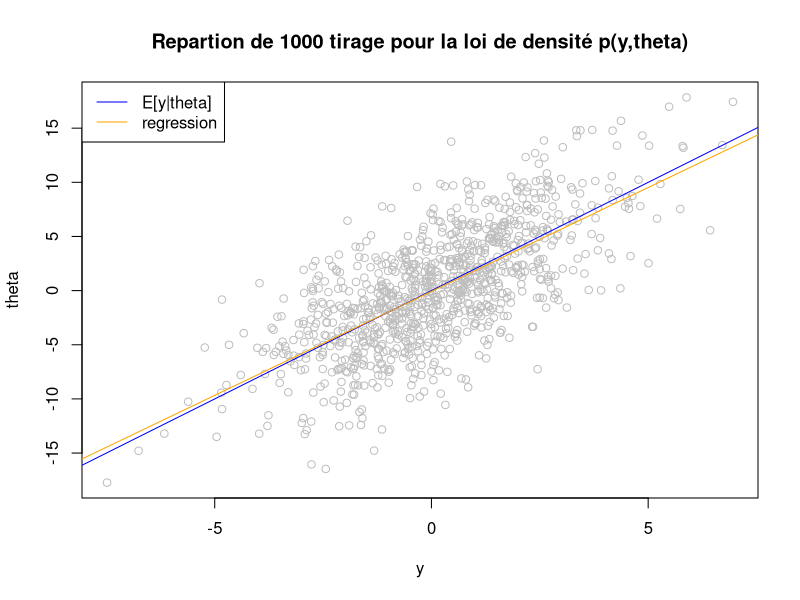
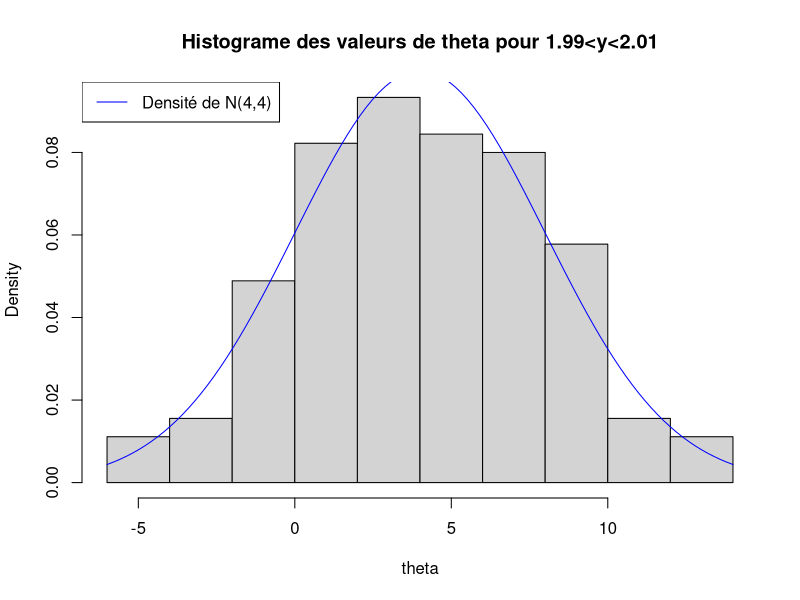
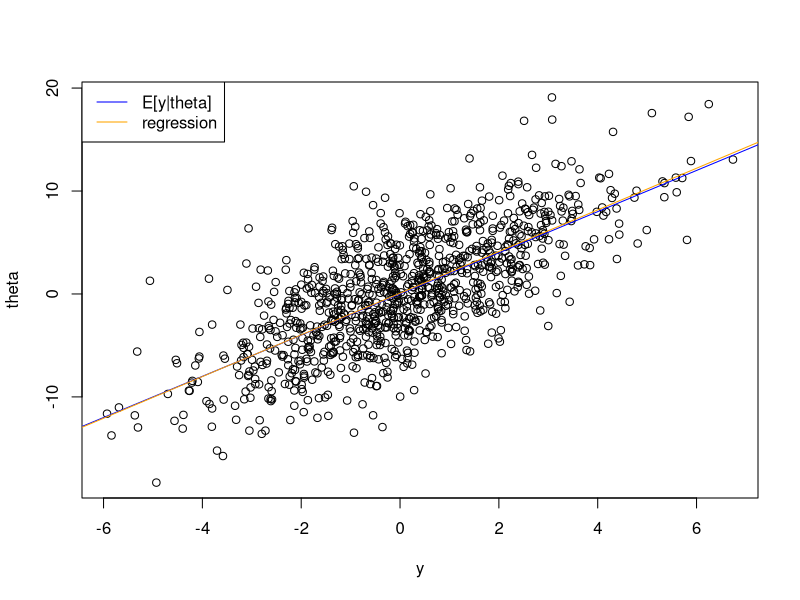
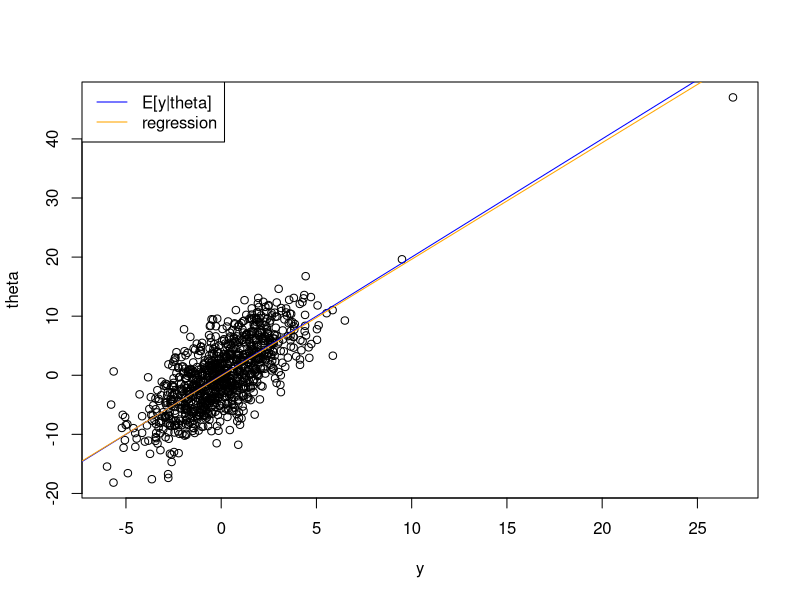

These figures' R source, in order:
## ---- chunk 1
y = rnorm(1, mean = 0, sd = 2)
theta = rnorm(1, mean = 2*y, sd = 4)
## ---- chunk 2
# On simule les 1000 tirage
y = rnorm(1000, mean = 0, sd = 2)
theta = rnorm(1000, mean = 2*y, sd = 4)

# On trace le nuage de point
plot(y, theta, col = "grey", main = "Repartion de 1000 tirage pour la loi de densité p(y,theta)")


# On ajoute la droite representant E[y|theta]
x = seq(-20,20, length.out = 10)
abline(0,2, col="blue")


# On ajoute la droite de régression lineaire
reg <- lm(theta~y)
abline(reg, col="orange")
legend("topleft", legend=c("E[y|theta]", "regression"), col = c("blue", "orange"), lty = c(1,1))

## ---- chunk 3
theta = rnorm(100000, mean = 0, sd = sqrt(32))
y = rnorm(100000, mean = theta/4, sd = sqrt(2))

theta = theta[y > 1.99 & y < 2.01]
y = y[y > 1.99 & y < 2.01]
hist(theta, proba = TRUE, main="Histograme des valeurs de theta pour 1.99<y<2.01")

x_theo = seq(-6, 14,length.out =  100)
y_theo = dnorm(x_theo, 4, 4)
lines(x_theo, y_theo, col = "blue")

legend("topleft", legend = "Densité de N(4,4)", col = "blue", lty = c(1,1))
## ---- chunk 4
theta_t = 0
theta = c()
y = c()
for (i in 1:1010){
  y_t = rnorm(1, theta_t/4, sqrt(2))
  theta_t = rnorm(1, 2*y_t, sqrt(16))
  y = c(y, y_t)
  theta = c(theta, theta_t)
}
theta = theta[10:1010]
y = y[10:1010]
plot(y, theta)


# On ajoute la droite representant E[y|theta]
x = seq(-20,20, length.out = 10)
abline(0,2, col="blue")
# On ajoute la droite de régression lineaire
reg <- lm(theta~y)
abline(reg, col="orange")
legend("topleft", legend=c("E[y|theta]", "regression"), col = c("blue", "orange"), lty = c(1,1))


## ---- chunk 5
theta_t = 100
theta = c()
y = c()
for (i in 1:1000){
  y_t = rnorm(1, theta_t/4, sqrt(2))
  theta_t = rnorm(1, 2*y_t, sqrt(16))
  y = c(y, y_t)
  theta = c(theta, theta_t)
}
theta = theta[1:1000]
y = y[1:1000]
plot(y, theta)


# On ajoute la droite representant E[y|theta]
x = seq(-20,20, length.out = 10)
abline(0,2, col="blue")
# On ajoute la droite de régression lineaire
reg <- lm(theta~y)
abline(reg, col="orange")
legend("topleft", legend=c("E[y|theta]", "regression"), col = c("blue", "orange"), lty = c(1,1))
